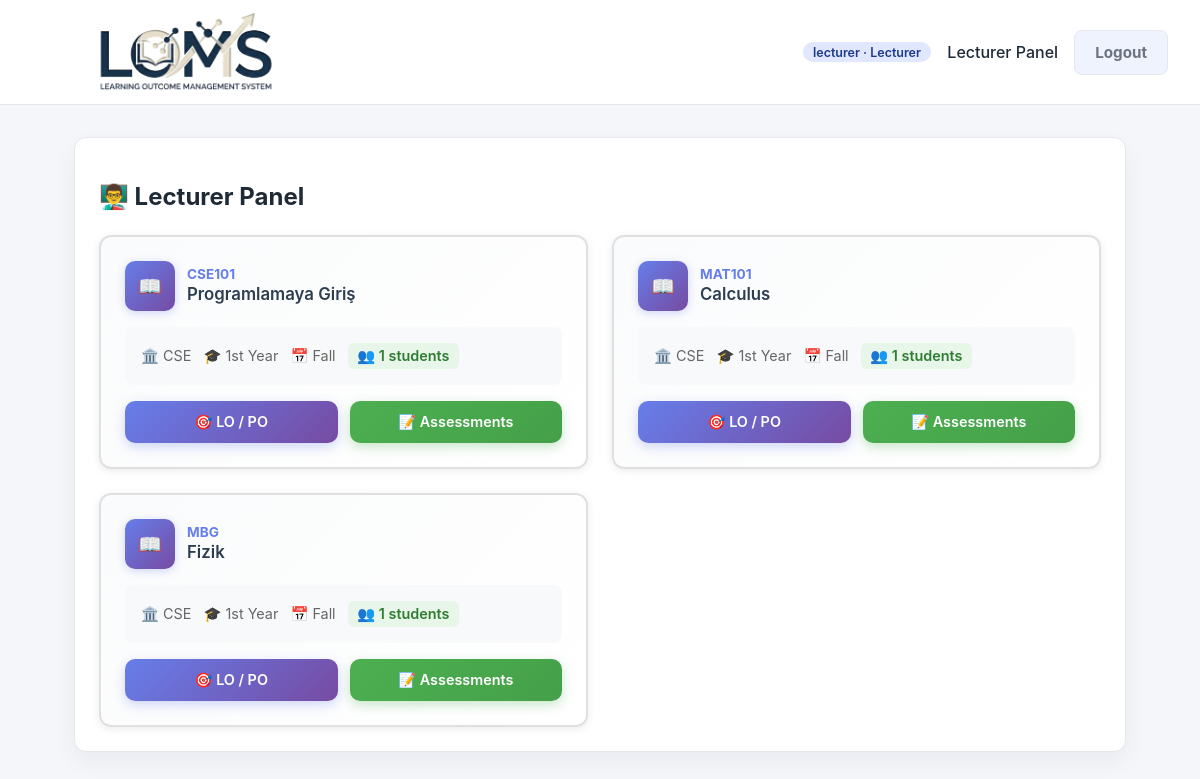
Screenshot of /courses/lecturer/ (signed in) with the database file from the repository.
### accounts/models.py (models this page shows, shortened)
class CustomUser(AbstractUser):
    class Role(models.TextChoices):
        ADMIN = "ADMIN", "Admin"
        STUDENT_AFFAIRS = "STUDENT_AFFAIRS", "Student Affairs"
        FACULTY_MEMBER = "FACULTY_MEMBER", "Faculty Member"
        LECTURER = "LECTURER", "Lecturer"
        STUDENT = "STUDENT", "Student"
    role = models.CharField(
        max_length=32,
        choices=Role.choices,
        default=Role.STUDENT,
    )
    student_grade = models.PositiveSmallIntegerField(
        null=True,
        blank=True,
        help_text="Student grade / year (1, 2, 3, 4 ...)",
    )
    student_faculty = models.ForeignKey(
        "organizations.Faculty",
        null=True,
        blank=True,
        on_delete=models.SET_NULL,
        related_name="students",
        help_text="Student için kayıtlı olduğu Faculty",
    )
    student_program = models.ForeignKey(
        "organizations.Program",
        null=True,
        blank=True,
        on_delete=models.SET_NULL,
        related_name="students",
        help_text="Student için kayıtlı olduğu program",
    )
    faculty_member_faculty = models.ForeignKey(
        "organizations.Faculty",
        null=True,
        blank=True,
        on_delete=models.SET_NULL,
        related_name="faculty_members",
        help_text="Faculty Member için sorumlu olduğu Faculty",
    )
    lecturer_programs = models.ManyToManyField(
        "organizations.Program",
        blank=True,
        related_name="lecturers",
        help_text="Lecturer için sorumlu olduğu Program(lar)",
    )
    lecturer_courses = models.ManyToManyField(
        "courses.Course",
        blank=True,
        related_name="lecturers",
        help_text="Lecturer için sorumlu olduğu Course(lar)",
    )
    phone = models.CharField(
        max_length=20,
        blank=True,
        null=True,
    )
    objects = CustomUserManager()
    @property
    def is_admin(self):
        return self.role == self.Role.ADMIN and self.is_superuser
    @property
    def is_student_affairs(self):
        return self.role == self.Role.STUDENT_AFFAIRS
    @property
    def is_faculty_member(self):
        return self.role == self.Role.FACULTY_MEMBER
    @property
    def is_lecturer(self):
        return self.role == self.Role.LECTURER
    @property
    def is_student(self):
        return self.role == self.Role.STUDENT

### courses/models.py (models this page shows, shortened)
class Course(models.Model):
    class Year(models.IntegerChoices):
        YEAR_1 = 1, "1st Year"
        YEAR_2 = 2, "2nd Year"
        YEAR_3 = 3, "3rd Year"
        YEAR_4 = 4, "4th Year"
    class Semester(models.TextChoices):
        FALL = "FALL", "Fall"
        SPRING = "SPRING", "Spring"
        YEARLONG = "YEARLONG", "Year-long"
    program = models.ForeignKey(
        Program,
        on_delete=models.CASCADE,
        related_name="courses",
    )
    code = models.CharField(max_length=50)
    name = models.CharField(max_length=255)
    year = models.PositiveSmallIntegerField(
        choices=Year.choices,
        null=True,
        blank=True,
        help_text="Dersin tipik alındığı sınıf (1,2,3,4).",
    )
    semester = models.CharField(
        max_length=16,
        choices=Semester.choices,
        default=Semester.FALL,
    )
    ects = models.DecimalField(
        max_digits=4,
        decimal_places=1,
        null=True,
        blank=True,
        help_text="ECTS / AKTS",
    )
    credit = models.DecimalField(
        max_digits=4,
        decimal_places=1,
        null=True,
        blank=True,
        help_text="Yerel kredi",
    )
    description = models.TextField(
        blank=True,
        help_text="Ders açıklaması",
    )
    lecturer = models.ForeignKey(
        settings.AUTH_USER_MODEL,
        null=True,
        blank=True,
        on_delete=models.SET_NULL,
        related_name="lecturer_courses_assigned",
        help_text="Dersin genel sorumlu öğretim üyesi (program bazında).",
    )
    students = models.ManyToManyField(
        settings.AUTH_USER_MODEL,
        blank=True,
        related_name="enrolled_courses",
        help_text="Bu derse kayıtlı öğrenciler (otomatik atanır).",
    )
    class Meta:
        unique_together = ("program", "code")
        ordering = ["program", "year", "semester", "code"]

### organizations/models.py (models this page shows, shortened)
class Program(models.Model):
    name = models.CharField(max_length=255)
    code = models.CharField(max_length=50, unique=True)
    faculty = models.ForeignKey(
        Faculty,
        on_delete=models.CASCADE,
        related_name="programs",
    )
    description = models.TextField(
        blank=True,
        help_text="Program description / açıklama",
    )
    coordinator = models.ForeignKey(
        settings.AUTH_USER_MODEL,
        null=True,
        blank=True,
        on_delete=models.SET_NULL,
        related_name="coordinated_programs",
        help_text="Programdan sorumlu öğretim elemanı / coordinator",
    )

### courses/views.py (the view)
# urls.py: path("lecturer/", lecturer_dashboard, name="lecturer_dashboard"),
@role_required(CustomUser.Role.LECTURER)
def lecturer_dashboard(request):
    user = request.user
    courses = (
        Course.objects.filter(
            Q(lecturer=user) | Q(id__in=user.lecturer_courses.values("id"))
        )
        .select_related("program")
        .distinct()
    )
    context = {
        "courses": courses,
    }
    return render(request, "courses/lecturer_dashboard.html", context)

### templates/courses/lecturer_dashboard.html
{% extends "base.html" %}
{% block content %}
<section class="card">
    <h2 class="page-title">👨‍🏫 Lecturer Panel</h2>
    {% if courses %}
        <div style="display: grid; grid-template-columns: repeat(auto-fill, minmax(380px, 1fr)); gap: 1.5rem; margin-top: 1.5rem;">
            {% for c in courses %}
                <div style="border: 2px solid #e0e0e0; border-radius: 12px; padding: 1.5rem; background: linear-gradient(135deg, #fafbfc 0%, #ffffff 100%); box-shadow: 0 2px 8px rgba(0,0,0,0.08); transition: all 0.3s ease;"
                     onmouseover="this.style.transform='translateY(-4px)'; this.style.boxShadow='0 6px 16px rgba(0,0,0,0.12)'; this.style.borderColor='#667eea';"
                     onmouseout="this.style.transform='translateY(0)'; this.style.boxShadow='0 2px 8px rgba(0,0,0,0.08)'; this.style.borderColor='#e0e0e0';">
                    <div style="display: flex; align-items: center; gap: 0.75rem; margin-bottom: 1rem;">
                        <div style="width: 50px; height: 50px; background: linear-gradient(135deg, #667eea 0%, #764ba2 100%); border-radius: 10px; display: flex; align-items: center; justify-content: center; color: white; font-weight: bold; font-size: 1.2rem; box-shadow: 0 2px 8px rgba(102, 126, 234, 0.3);">
                            📖
                        </div>
                        <div style="flex: 1;">
                            <div style="font-size: 0.85rem; color: #667eea; font-weight: 700; margin-bottom: 0.15rem;">
                                {{ c.code }}
                            </div>
                            <div style="font-weight: 600; color: #2c3e50; font-size: 1.05rem; line-height: 1.3;">
                                {{ c.name }}
                            </div>
                        </div>
                    </div>
                    <div style="padding: 1rem; background: #f8f9fa; border-radius: 8px; margin-bottom: 1rem;">
                        <div style="display: flex; gap: 0.75rem; flex-wrap: wrap; font-size: 0.9rem; color: #666; align-items: center;">
                            <span>🏛️ {{ c.program.code }}</span>
                            {% if c.year %}
                            <span>🎓 {{ c.get_year_display }}</span>
                            {% endif %}
                            <span>📅 {{ c.get_semester_display }}</span>
                            <span style="background: #e8f5e9; color: #2e7d32; padding: 0.25rem 0.6rem; border-radius: 6px; font-weight: 600;">👥 {{ c.students.count }} students</span>
                        </div>
                    </div>
                    <div style="display: flex; gap: 0.75rem;">
                        <a href="{% url 'outcomes:learning_outcome_manage' c.id %}"
                           style="flex: 1; text-align: center; background: linear-gradient(135deg, #667eea 0%, #764ba2 100%); color: white; padding: 0.75rem 1rem; border-radius: 10px; text-decoration: none; font-weight: 600; font-size: 0.9rem; transition: all 0.3s ease; box-shadow: 0 4px 12px rgba(102, 126, 234, 0.3);"
                           onmouseover="this.style.background='linear-gradient(135deg, #5568d3 0%, #6a419f 100%)'; this.style.transform='translateY(-2px)'; this.style.boxShadow='0 6px 16px rgba(102, 126, 234, 0.4)';"
                           onmouseout="this.style.background='linear-gradient(135deg, #667eea 0%, #764ba2 100%)'; this.style.transform='translateY(0)'; this.style.boxShadow='0 4px 12px rgba(102, 126, 234, 0.3)';">
                            🎯 LO / PO
                        </a>
                        <a href="{% url 'assessments:assessment_manage' c.id %}"
                           style="flex: 1; text-align: center; background: linear-gradient(135deg, #4CAF50 0%, #45a049 100%); color: white; padding: 0.75rem 1rem; border-radius: 10px; text-decoration: none; font-weight: 600; font-size: 0.9rem; transition: all 0.3s ease; box-shadow: 0 4px 12px rgba(76, 175, 80, 0.3);"
                           onmouseover="this.style.background='linear-gradient(135deg, #388e3c 0%, #2e7d32 100%)'; this.style.transform='translateY(-2px)'; this.style.boxShadow='0 6px 16px rgba(76, 175, 80, 0.4)';"
                           onmouseout="this.style.background='linear-gradient(135deg, #4CAF50 0%, #45a049 100%)'; this.style.transform='translateY(0)'; this.style.boxShadow='0 4px 12px rgba(76, 175, 80, 0.3)';">
                            📝 Assessments
                        </a>
                    </div>
                </div>
            {% endfor %}
        </div>
    {% else %}
        <div style="text-align: center; padding: 3rem 1rem; background: #f9f9f9; border-radius: 12px; border: 2px dashed #ddd; margin-top: 1.5rem;">
            <div style="font-size: 3rem; margin-bottom: 1rem;">📚</div>
            <p style="color: #999; font-size: 1.1rem; margin: 0;">You are not assigned to any courses.</p>
        </div>
    {% endif %}
</section>
{% endblock %}

### templates/base.html (shortened to what this page needs)
<!DOCTYPE html>
{% load static %}
<html lang="en">
<head>
</head>
<body>
<header>
    <img src="{% static 'images/LOMS-Photoroom.png' %}" alt="LOMS" style="height: 5rem; margin: 0;">
    <nav>
        {% if user.is_authenticated %}
            <span class="pill">{{ user.username }} · {{ user.get_role_display }}</span>
            {% if user.is_lecturer %}
                <a href="{% url 'courses:lecturer_dashboard' %}">Lecturer Panel</a>
            {% endif %}
            <form method="post" action="{% url 'accounts:logout' %}" class="logout-form">
                <button type="submit" class="btn outline">Logout</button>
            </form>
        {% endif %}
    </nav>
</header>
<main>
    {% block content %}{% endblock %}
</main>
</body>
</html>

### templates/base.html (style rules this page uses)
:root { --bg: #f5f6fa; --card-bg: #ffffff; --text: #1f2a37; --muted: #6b7280; --primary: #2563eb; --primary-dark: #1e3a8a; --border: #e5e7eb; --success: #059669; }
* { box-sizing: border-box; font-family: "Inter", "Segoe UI", system-ui, -apple-system, BlinkMacSystemFont, sans-serif; }
body { margin: 0; background: var(--bg); color: var(--text); overflow-y: scroll; }
header { background: var(--card-bg); border-bottom: 1px solid var(--border); padding: 0.75rem 2rem; display: flex; align-items: center; justify-content: space-between; position: sticky; top: 0; z-index: 5; }
header h1, header img { margin: 0; font-size: 1.5rem; }
nav { display: flex; gap: 1rem; align-items: center; flex-wrap: wrap; }
nav a { color: var(--text); text-decoration: none; font-weight: 500; }
.logout-form { display: inline-flex; margin: 0; }
.btn, button { border: none; border-radius: 8px; padding: 0.75rem 1.25rem; background: var(--primary); color: #fff; font-weight: 700; font-size: 0.95rem; cursor: pointer; transition: background 0.2s ease; text-decoration: none; display: inline-block; }
.btn.outline { background: rgba(37, 99, 235, 0.08); border: 1px solid var(--border); color: var(--muted); transition: all 0.2s ease; }
main { max-width: 1100px; margin: 2rem auto; padding: 0 1.5rem 2.5rem; }
.page-title { margin-bottom: 1rem; }
.card { background: var(--card-bg); border: 1px solid var(--border); border-radius: 12px; padding: 1.5rem; box-shadow: 0 10px 25px rgba(15, 23, 42, 0.05); max-width: 1200px; margin: 0 auto; }
form { display: flex; flex-direction: column; gap: 0.85rem; }
.pill { display: inline-block; padding: 0.15rem 0.65rem; border-radius: 999px; background: #e0e7ff; color: var(--primary-dark); font-size: 0.78rem; font-weight: 600; }

### rows the page displays
CustomUser: username "lecturer", role "Lecturer"
Course: code "CSE101", name "Programlamaya Giriş", program.code "CSE", year "1st Year", semester "Fall", students.count "1"
Course: code "MAT101", name "Calculus", program.code "CSE", year "1st Year", semester "Fall", students.count "1"
Course: code "MBG", name "Fizik", program.code "CSE", year "1st Year", semester "Fall", students.count "1"
